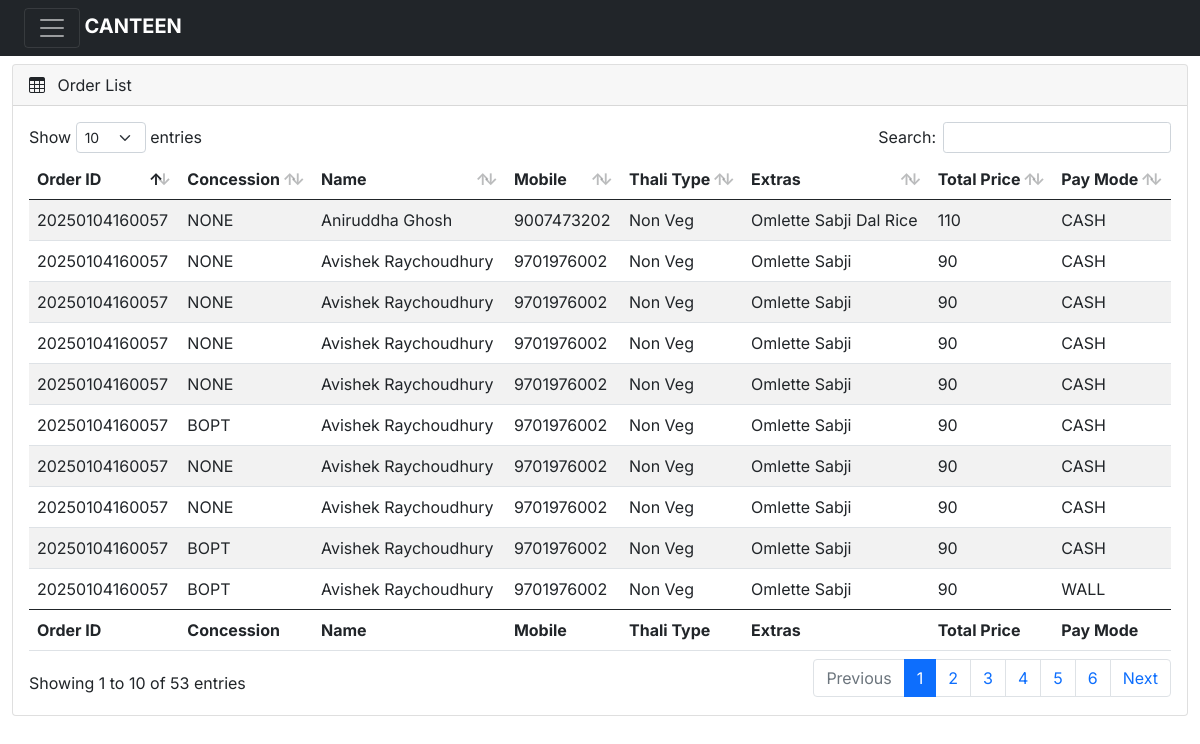
Before: /order_list/ with the older database file.
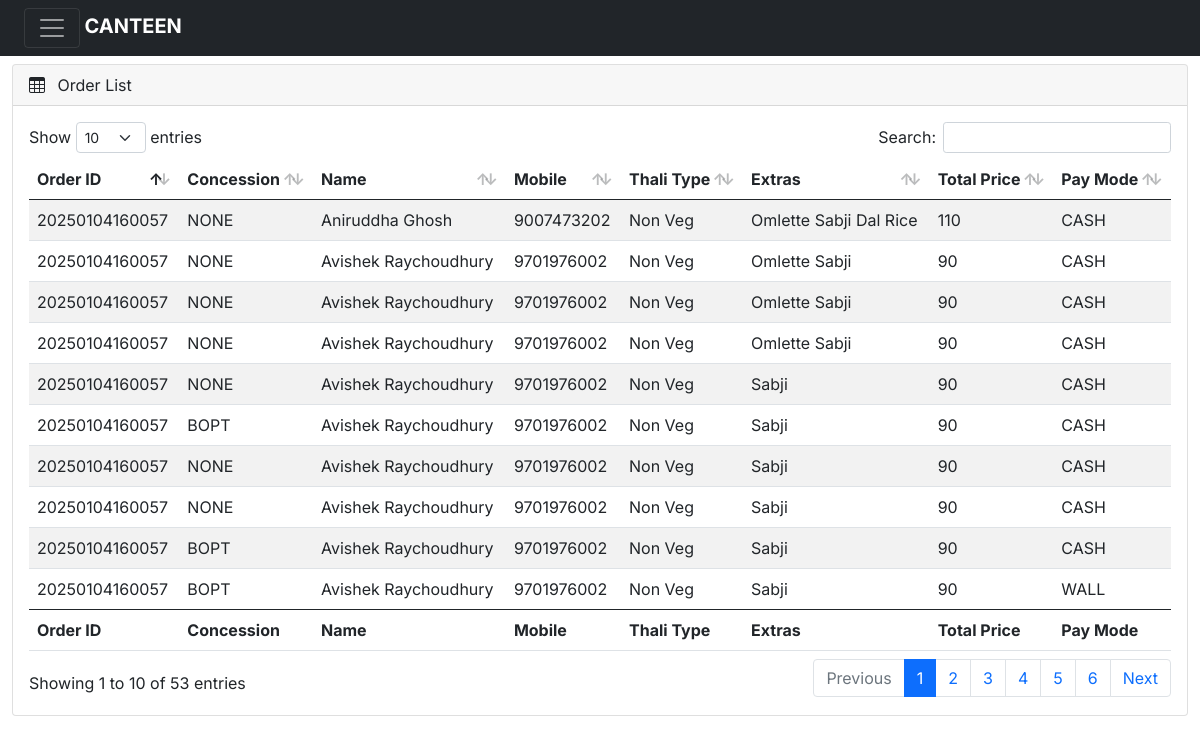
After: the same page with the newer database file.
### web/models.py (models this page shows, shortened)
class Order(models.Model):
    id = models.AutoField(primary_key=True)  # Auto-incrementing primary key
    order_id = models.CharField(max_length=100, default=datetime.now().strftime('%Y%m%d%H%M%S'))  # Order ID (timestamp)
    concession_category = models.CharField(max_length=4, blank=True, null=True)  # Concession category (directly stored as a char field)
    customer_mobile = models.CharField(max_length=10, blank=True, null=True)  # Customer mobile number (directly stored)
    customer_name = models.CharField(max_length=200, blank=True, null=True)  # Customer name (directly stored)
    pay_mode = models.CharField(max_length=4, null=True )  # Payment mode (e.g., "CASH", "BILL", "FREE", "WALL", etc.)
    thali_type = models.CharField(max_length=20, blank=True, null=True)  # Thali type (stored as a char field)
    thali_type_name = models.CharField(max_length=20, blank=True, null=True)  # Thali type (stored as a char field)
    extra_item1 = models.CharField(max_length=20, blank=True, null=True)  # Extra item 1 (short name)
    extra_item1_name = models.CharField(max_length=20, blank=True, null=True)
    extra_item2 = models.CharField(max_length=20, blank=True, null=True)  # Extra item 2 (short name)
    extra_item2_name = models.CharField(max_length=20, blank=True, null=True)
    extra_item3 = models.CharField(max_length=20, blank=True, null=True)  # Extra item 3 (short name)
    extra_item3_name = models.CharField(max_length=20, blank=True, null=True)
    extra_item4 = models.CharField(max_length=20, blank=True, null=True)  # Extra item 4 (short name)
    extra_item4_name = models.CharField(max_length=20, blank=True, null=True)  # Extra item 1 (short name)
    total_price = models.IntegerField()  # Total price for the order

### web/views.py (the view)
# urls.py: path('order_list/', views.order_list, name='order_list'),
def order_list(request):
    orders = Order.objects.all()
    return render(request, 'orders/order_list.html', {'orders': orders})

### web/templates/orders/order_list.html (shortened to what this page needs)
{% load static %}
<!DOCTYPE html>
<html lang="en">
<head>
    <link rel="stylesheet" href="{% static 'lib/css/bootstrap.min.css' %}">
    <link rel="stylesheet" href="https://cdn.jsdelivr.net/npm/bootstrap-icons@1.4.1/font/bootstrap-icons.css">
    <link rel="stylesheet" href="{% static 'lib/css/dataTables.bootstrap5.min.css' %}">
    <link rel="stylesheet" href="{% static 'lib/css/style.css' %}">
</head>
<body>
    <nav class="navbar navbar-dark bg-dark fixed-top">
      <div class="container-fluid">
      <div class="container-fluid">
        <button
          class="navbar-toggler"
          type="button"
          data-bs-toggle="offcanvas"
          data-bs-target="#sidebar"
          aria-controls="offcanvasExample"
        >
          <span class="navbar-toggler-icon" data-bs-target="#sidebar"></span>
        </button>
        <a class="navbar-brand me-auto ms-lg-0 ms-3 text-uppercase fw-bold" href="#">Canteen</a>
      </div>
      </nav>
    <main class="mt-5 pt-3">
      <div class="container-fluid">
        <div class="row">
          <div class="col-md-12 mb-3">
            <div class="card">
              <div class="card-header">
                <span><i class="bi bi-table me-2"></i></span> Order List
              </div>
              <div class="card-body">
                <div class="table-responsive">
                  <table id="example" class="table table-striped data-table" style="width: 100%">
                    <thead>
                      <tr>
                        <th>Order ID</th>
                        <th>Concession</th>
                        <th>Name</th>
                        <th>Mobile</th>
                        <th>Thali Type</th>
                        <th>Extras</th>
                        <th>Total Price</th>
                        <th>Pay Mode</th>
                      </tr>
                    </thead>
                    <tbody>
                      {% for order in orders %}
                        <tr>
                          <td>{{ order.order_id }}</td>
                          <td>{{ order.concession_category }}</td>
                          <td>{{ order.customer_name }}</td>
                          <td>{{ order.customer_mobile }}</td>
                          <td>{{ order.thali_type_name }}</td>
                          <td>
                                {% if order.extra_item1 %}{{ order.extra_item1_name }} {% endif %}
                                {% if order.extra_item2 %}{{ order.extra_item2_name }} {% endif %}
                                {% if order.extra_item3 %}{{ order.extra_item3_name }} {% endif %}
                                {% if order.extra_item4 %}{{ order.extra_item4_name }} {% endif %}
                          </td>
                          <td>{{ order.total_price }}</td>
                          <td>{{ order.pay_mode }}</td>
                        </tr>
                      {% endfor %}
                    </tbody>
                    <tfoot>
                      <tr>
                        <th>Order ID</th>
                        <th>Concession</th>
                        <th>Name</th>
                        <th>Mobile</th>
                        <th>Thali Type</th>
                        <th>Extras</th>
                        <th>Total Price</th>
                        <th>Pay Mode</th>
                      </tr>
                    </tfoot>
                  </table>
                </div>
              </div>
            </div>
          </div>
        </div>
      </div>
    </main>
</body>
</html>

Changed rows visible on the page:
changed Order (number 5 of 10 on the later page): extra_item1_name "Omlette" → (not shown)
changed Order (number 6 of 10 on the later page): extra_item1_name "Omlette" → (not shown)
changed Order (number 7 of 10 on the later page): extra_item1_name "Omlette" → (not shown)
changed Order (number 8 of 10 on the later page): extra_item1_name "Omlette" → (not shown)
changed Order (number 9 of 10 on the later page): extra_item1_name "Omlette" → (not shown)
changed Order "WALL": extra_item1_name "Omlette" → (not shown)
